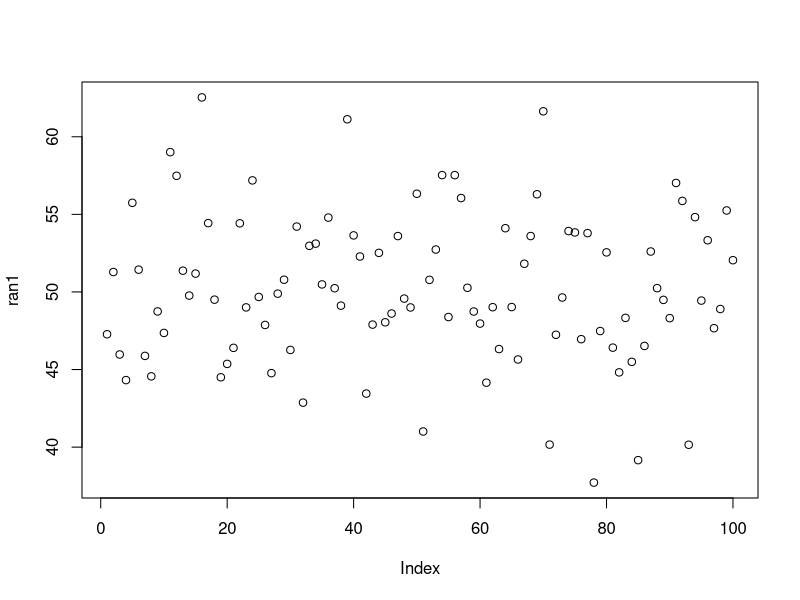
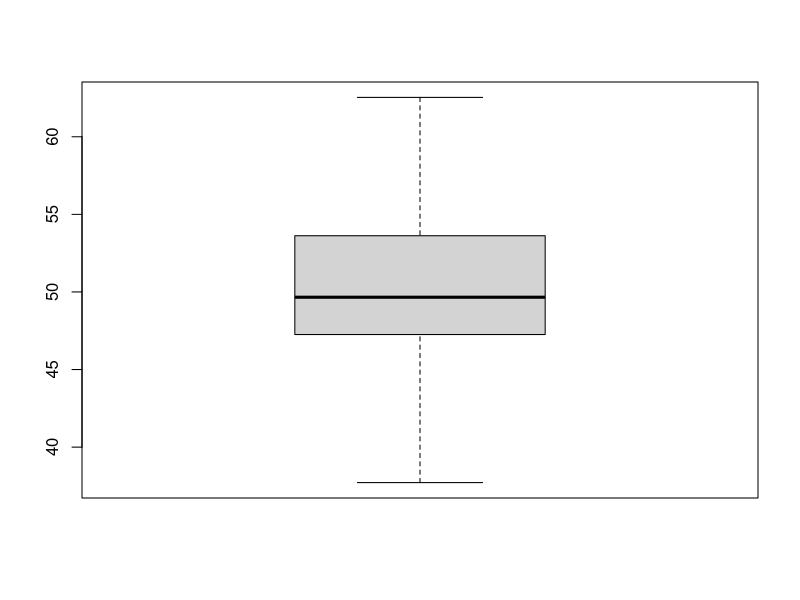
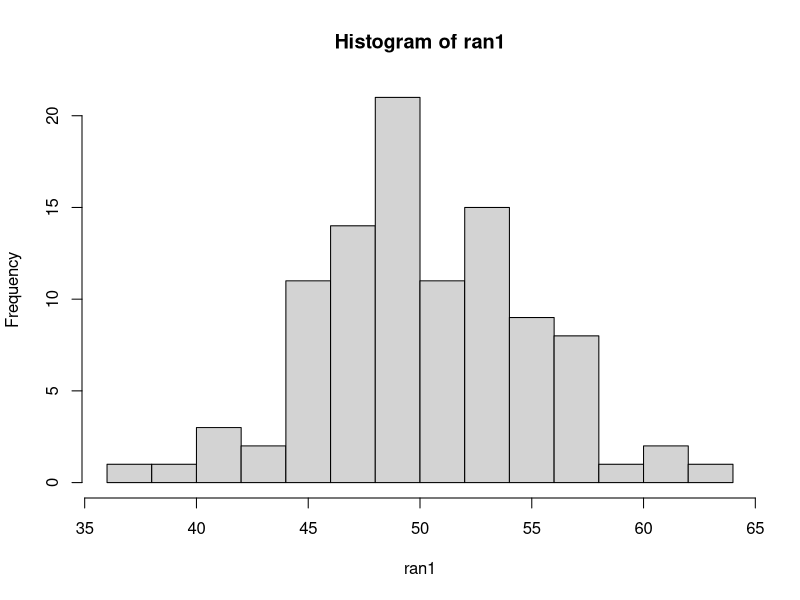
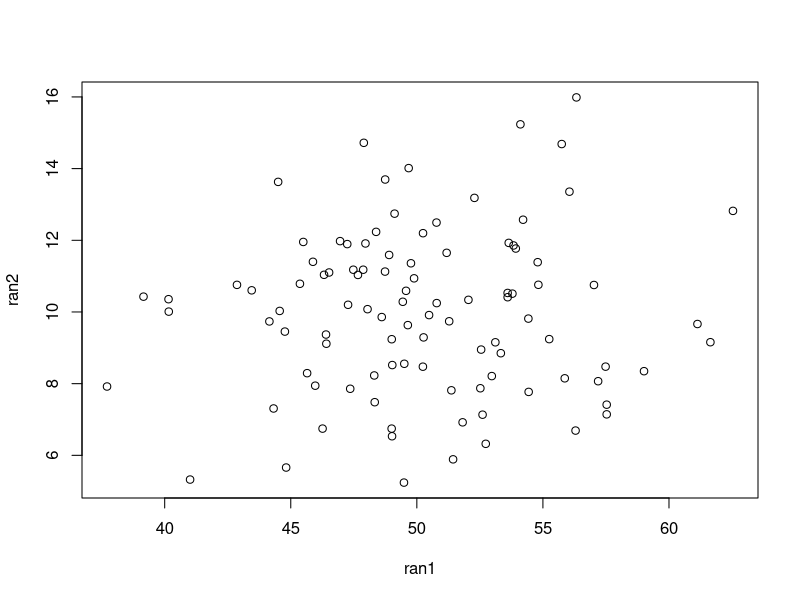
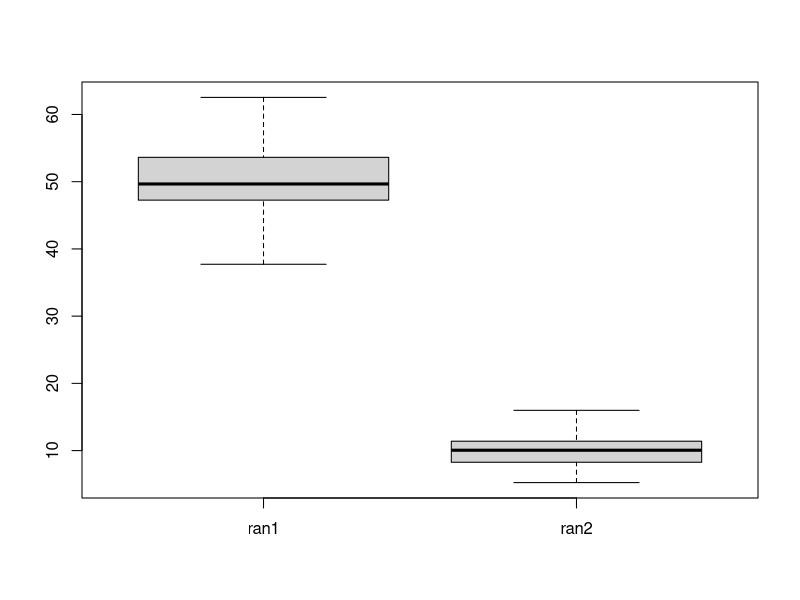
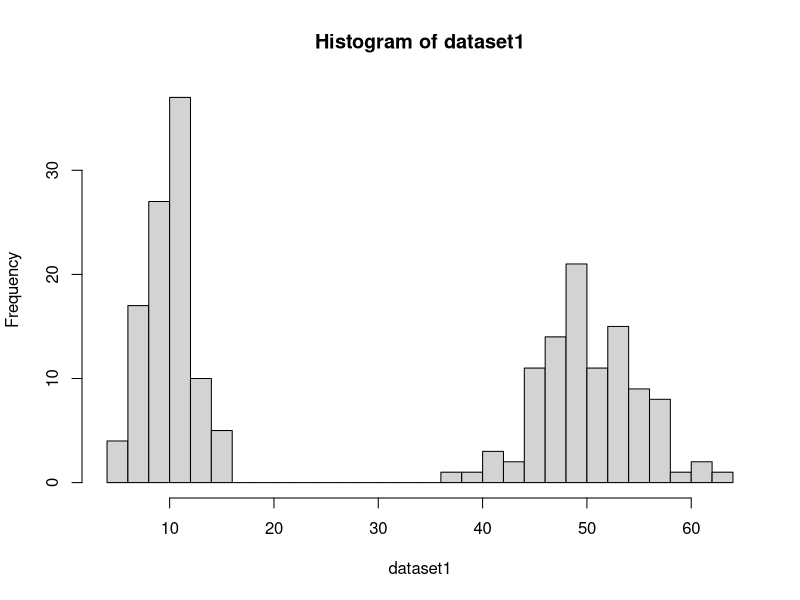

These figures' R source, in order: (Note: this script raises an error after producing the figures.)
# Begin tutorial for basic R functions ####

555*11        # use R like a calculator
(555*11)+100  # the # blocks code from running

"hello"         # words (characters or factors) need to be in in "quotes"
h1 <- "hello"   # stores "hello" as an object (character)
print(h1)       # prints out the stored object

h2 <- c("hi","hello")   # the 'c' combines values into a list or vector
h2                      # this will also print h2


equation <- (555*11)+100   # saves equation as an object. Object is numeric
1000*equation              # use the stored numeric object in a calculation

## R has many built in functions
ran1 <- rnorm(100, 50, 5)   # 'rnorm' generates random numbers from a normal distribution 
                            ## code generates 100 values with a mean of 50 and sd of 5
                            ## values are saved in object called 'ran1'

?rnorm                      # ? calls for help

length(ran1)    # 'length' is a function that returns how many values are in a column (or vector)
mean(ran1)      # 'mean' is a function that calculates the mean of a vector
sd(ran1)        # 'sd' calculates standard deviation

summary(ran1)

## R can make various plots
plot(ran1)
boxplot(ran1)
hist(ran1, breaks=12)

## binding, etc.
ran2 <- rnorm(100, 10, 2)       # generate new random vector

dataset1 <- cbind(ran1,ran2)    # cbind binds columns
head(dataset1)                  # new dataset has two columns

plot(dataset1)
boxplot(dataset1)
hist(dataset1, breaks=30)       # looks weird


-##############################################-
# LOAD Andersen's IRIS DATA #################
## Data on floral traits for 3 iris species were collected by the botanist Edgar Anderson in 1935

data(iris) # load data (already exists in base R)

mean(iris)               # tries to calculate the mean of the dataset, but errors out. why?
mean(iris$Sepal.Length)  # finds the mean of Sepal.Length within the dataset iris
                         ## the $ selects the column within the dataframe
summary(iris)            # summarizes dataset

head(iris) # print "head" (ie. first 5 lines) of the dataset
iris[1:5,] # manual way to print first 5 lines.
           ## call dataset first, then use brackets select values within [rows, columns] 
           ## : selects everything through 2 values, so [1:5,] selects rows 1:5 with all columns
iris[1:5,1:4] # print first 5 rows but only first 4 columns - [rows,columns]

iris[51,4] # print off whatever is in the 51st row and 5th column

levels(iris$Species)  # the $ selects the column within the dataframe
                      ## 'levels' prints the levels of a factor variable
hist(iris$Sepal.Length) ## make a histogram of sepal length


plot(Sepal.Length~Sepal.Width, data=iris)   # plots X against Y. Read ~ as 'as a function of'
                                            ## 'data=' tells R where to find the data

plot(Sepal.Length~Sepal.Width, data=iris, col="blue")

plot(Sepal.Length~Sepal.Width, data=iris, 
     pch=16, col=c("red","blue","purple")[iris$Species] ) # seperate color for each species

plot(Sepal.Length~Species, data=iris, col=c("red","blue","purple")) #make boxplot

### plot only the data for Iris virginica
plot(Sepal.Length~Sepal.Width, data=iris[iris$Species=='virginica',]) ## use brackets to select the columns you want
                                                                      ## read '==' as 'exactly equals', one '=' dont work here


-##########################################################################-
# SUBSETTING DATA USING TIDYVERSE ####
library(tidyverse)      # load package tidyverse (install if needed)

## SELECT ONLY IRIS VIRGINICA
vir <- filter(iris, Species=="virginica") ## dplyr::filter filters the data
head(vir)

plot(Sepal.Length~Sepal.Width, col="red", data=vir)  ## plot from the subsetted dataframe
plot(Sepal.Length~Sepal.Width, col="red", data=iris[iris$Species=='virginica',])  ## identical to above, 
                                                                                  ## but you don't have to create a new dataframe
plot(Sepal.Length~Sepal.Width, col="red", 
     data=iris %>% filter(Species=="virginica")) ## identical to above using tidyverse
                                                 ## the ' %>% ' is a pipe command, read as 'and then do'
                                                 ## nice bc you don't need to make the subsetted dataset

### what is more intuitive?
    data=iris[iris$Species=='virginica',]  # use iris, within iris select species that are viriginica
    data=iris %>% filter(Species=="virginica") # use iris and then filter to species that are viriginica

hist(vir$Sepal.Length)

### remove plants with small sepal lengths less than 5mm
vir_sl5 <- iris %>% filter(Sepal.Length>5)
head(vir_sl5)  # new head, compare to old
vir_sl5[1:6,]  # different way to look at the head

hist(vir_sl5$Sepal.Length)

###### summarise dataframe
summarise(vir_sl5, mean.sl=mean(Sepal.Length))
summarise(vir_sl5, mean.sl=mean(Sepal.Length), mean.pl=mean(Petal.Length), mean.tl=mean(PetSep.Length))

-################################################################################-
# VISUALIZING DATA in GGPLOT2 ####

ggplot(data=iris) + 
  geom_point(aes(x=Sepal.Width, y=Sepal.Length, color=Species))

ggplot(data=iris) + 
  geom_boxplot(aes(x=Species, y=Sepal.Length, fill=Species), color="black" )

ggplot(data=iris) + 
  geom_point(mapping=aes(x=Sepal.Width, y=Sepal.Length), color="blue") + 
  facet_wrap(~Species)

